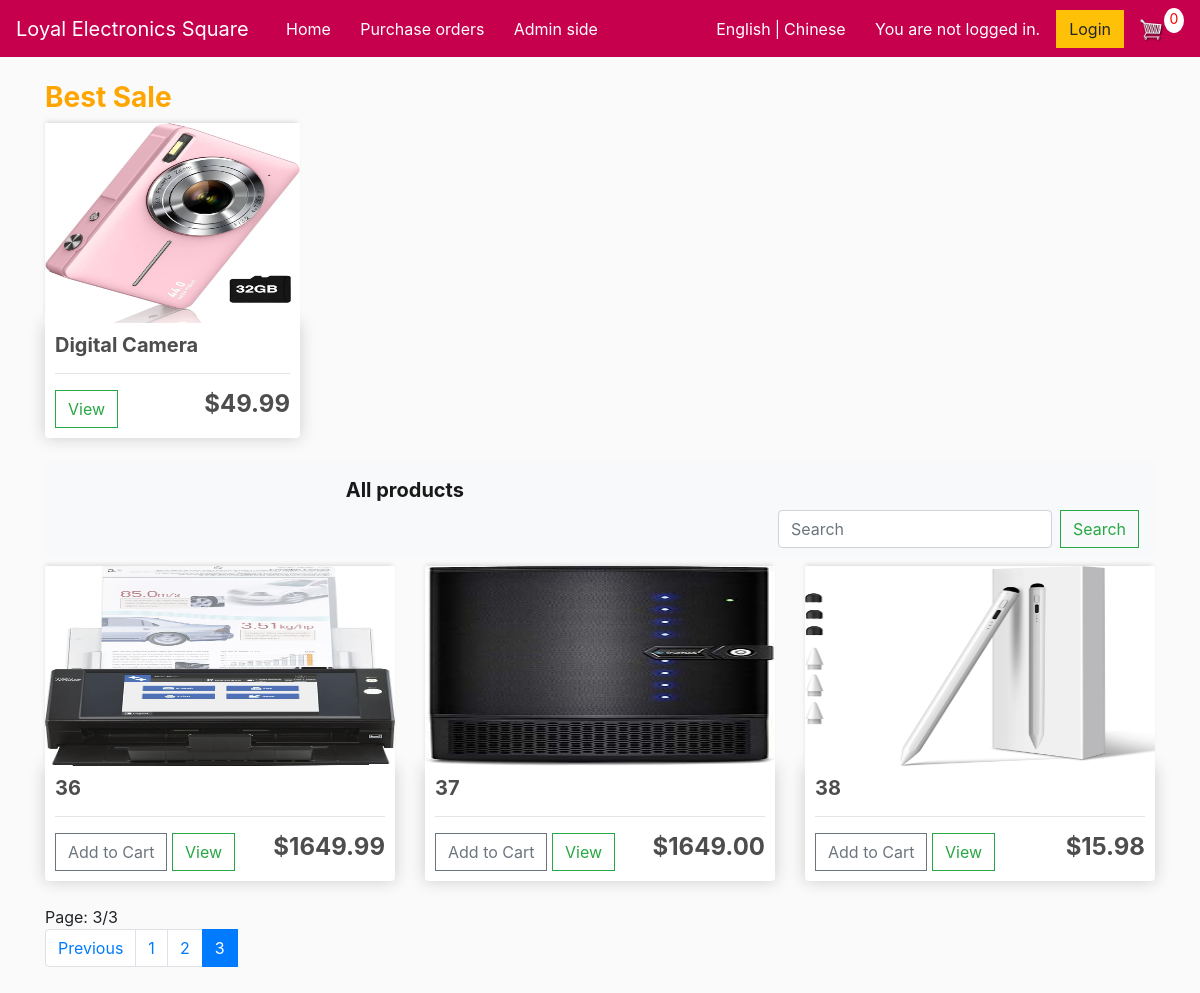
The app's page /?page=3, older data.
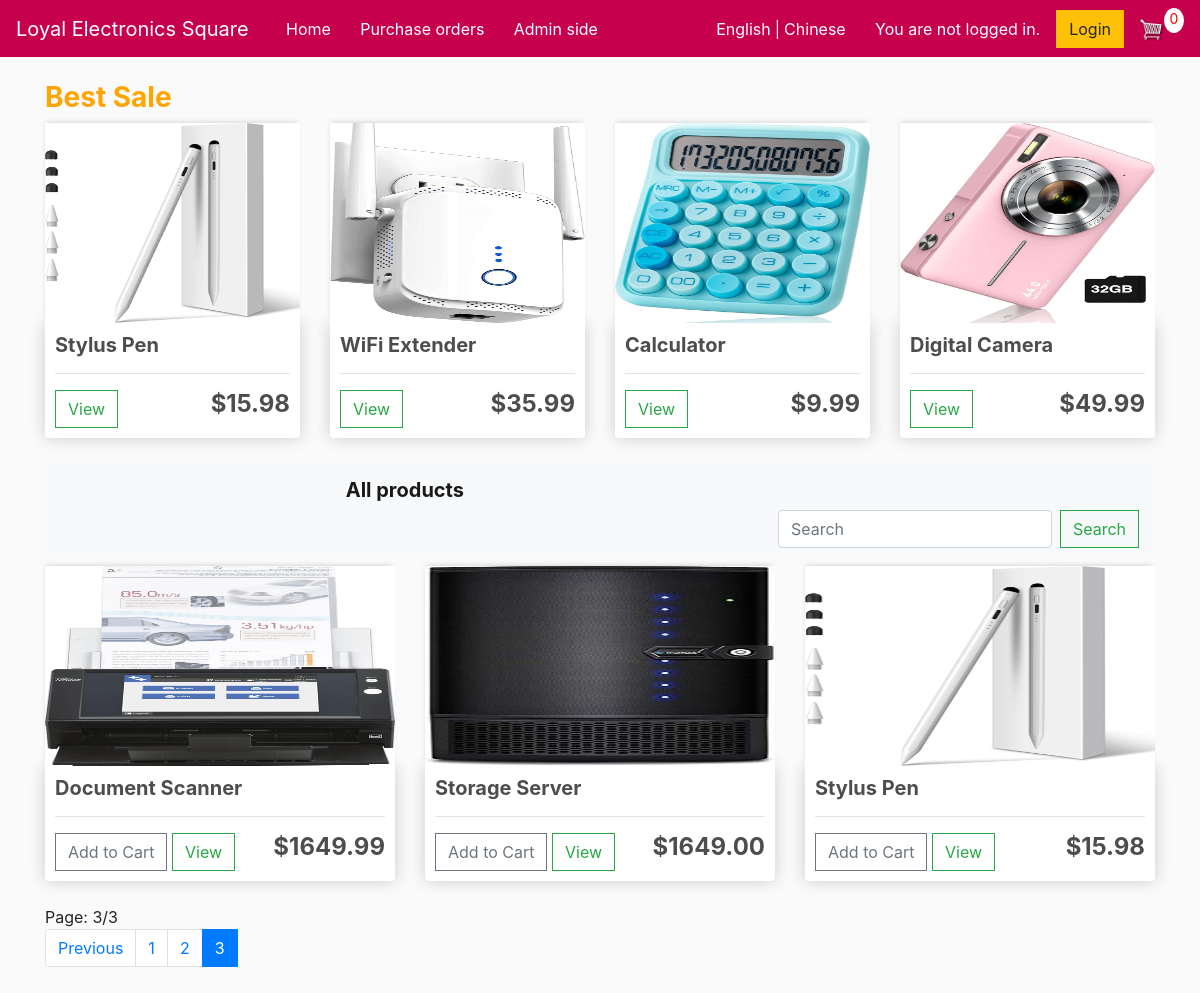
The same page, newer data.
### store/models.py (models this page shows, shortened)
class Product(models.Model):
    name = models.CharField(max_length=200, null=True, verbose_name=_('name'))
    price = models.DecimalField(max_digits=10, decimal_places=2, verbose_name=_('price'))
    brand = models.CharField(max_length=16, null=True, verbose_name=_('brand'))
    connectivity_technology = models.CharField(max_length=32, null=True, verbose_name=_('connectivity_technology'))
    digital = models.BooleanField(default=False, null=True, blank=False)
    cover_image = models.ImageField(null=True, blank=True)
    description = models.TextField(null=True, verbose_name=_('description'))
    is_active = models.BooleanField(default=True, verbose_name=_('is_active'))
    best_sale = models.BooleanField(default=False, verbose_name=_('best_sale'))

### store/views.py (the view)
# urls.py: path('', include('store.urls')),
def store(request):
     if request.user.is_authenticated:
          customer = request.user.customer
          order, created = Order.objects.get_or_create(customer=customer, complete=False)
          items = order.orderitem_set.all()
          cartItems = order.get_cart_items
     else:
          items = []
          order = {'get_cart_total':0, 'get_cart_items':0, 'shipping':False}
          cartItems = order['get_cart_items']
     if 'q' in request.GET:
          q = request.GET['q']
          products = Product.objects.filter(name__icontains=q, is_active=True)
     else:
          products = Product.objects.filter(is_active=True)
     page = Paginator(products, 9)
     page_list = request.GET.get('page')
     page = page.get_page(page_list)
     products = Product.objects.filter(is_active=True)
     best_sale = Product.objects.filter(best_sale=True).order_by('-id')
     context = {'products':products, 'cartItems':cartItems, 'page': page, 'best_sale': best_sale}
     return render(request, 'store/store.html', context)

### store/templates/store/Store.html (shortened to what this page needs)
{% extends 'store/main.html' %}
{% load static %}
{% load i18n %}
{% block content %}
	<h3 style="color: orange;"><strong>{% trans 'Best Sale' %}</strong></h3>
	<div class="row">
		{% for product in best_sale %}
		<div class="col-lg-3">
			<img class="thumbnail" src="{{product.cover_image.url}}">
			<div class="box-element product">
				<h5><strong>{{product.name}}</strong></h5>
				<hr>
				<a class="btn btn-outline-success" href="{% url 'product' product.id %}">{% trans 'View' %}</a>
				<h4 style="display: inline-block; float: right"><strong>
				${{product.price|floatformat:2}}</strong></h4>
			</div>
		</div>
		{% endfor %}
	</div>
	<br>
	<nav class="navbar navbar-light bg-light justify-content-end">
		<a class="navbar-brand" style="margin-right: 675px;"><strong>{% trans 'All products' %}</strong></a>
		<form class="form-inline">
		<input class="form-control mr-sm-2" name="q" type="search" placeholder="{% trans 'Search' %}" aria-label="Search">
		<button class="btn btn-outline-success my-2 my-sm-0" type="submit">{% trans 'Search' %}</button>
		</form>
  	</nav>
	<div class="row">
		{% for product in page.object_list %}
		<div class="col-lg-4">
			<img class="thumbnail" src="{{product.cover_image.url}}">
			<div class="box-element product">
				<h5><strong>{{product.name}}</strong></h5>
				<hr>
				<button data-product="{{product.id}}" data-action="add" class="btn btn-outline-secondary add-btn update-cart">{% trans 'Add to Cart' %}</button>
				<a class="btn btn-outline-success" href="{% url 'product' product.id %}">{% trans 'View' %}</a>
				<h4 style="display: inline-block; float: right"><strong>
				${{product.price|floatformat:2}}</strong></h4>
			</div>
		</div>
		{% endfor %}
	</div>
	<br>
	<a>{% trans 'Page:' %} {{ page.number }}/{{ page.paginator.num_pages}}</a>
	<nav aria-label="...">
		<ul class="pagination">
		  	<li class="page-item">
				{% if page.has_previous %}
				<a class="page-link" href="{% url 'store' %}?page={{ page.previous_page_number }}">{% trans 'Previous' %}</a>
				{% endif %}
		  	</li>
			{% for num_page in page.paginator.page_range %}
			<br/>
			{% if page.number == num_page %}
			<li class="page-item active" aria-current="page">
				<a class="page-link" href="{% url 'store' %}?page={{ num_page }}">{{ num_page }}</a>
			</li>
			{% else %}
			<li class="page-item" aria-current="page">
				<a class="page-link" href="{% url 'store' %}?page={{ num_page }}">{{ num_page }}</a>
			</li>
			{% endif %}
			<br/>
			{% endfor %}
		</ul>
	  </nav>
{% endblock content %}

Row changes from the older to the newer data that the page shows:
now on one of the page's lists (row edited): Product: name "Stylus Pen", price "15.98"
changed Product: name "38" → "Stylus Pen"
now on this page (row edited): Product: cover_image (picture), name "WiFi Extender", price "35.99", shown under "Best Sale"
now on this page (row edited): Product: cover_image (picture), name "Calculator", price "9.99", shown under "Best Sale"
changed Product: name "36" → "Document Scanner"
changed Product: name "37" → "Storage Server"
